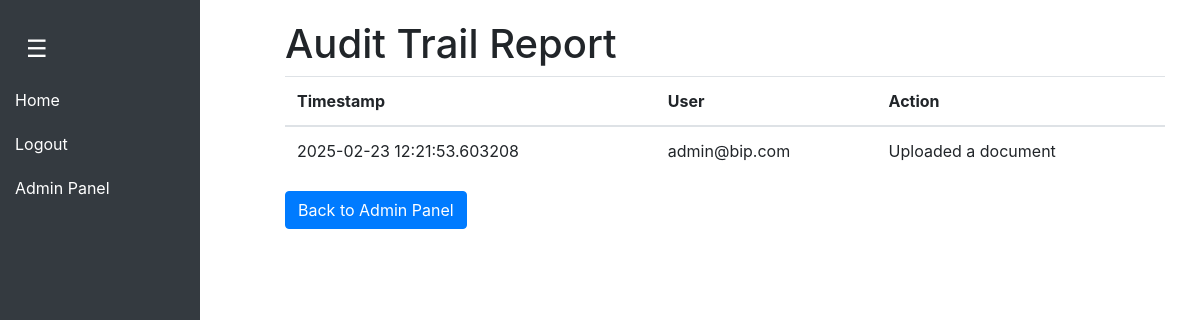
Screenshot of /admin/audit-report (signed in) with the database file from the repository.
### Website/models.py (models this page shows)
class AuditTrail(db.Model):
    id = db.Column(db.Integer, primary_key=True)
    timestamp = db.Column(db.DateTime, default=datetime.utcnow)
    user_email = db.Column(db.String(150))
    action = db.Column(db.String(500))

### Website/views.py (the view)
@views.route('/admin/audit-report')
@login_required
def audit_report():
    if not current_user.is_admin:
        flash("Access denied!", "error")
        return redirect(url_for('views.home'))
    logs = AuditTrail.query.order_by(AuditTrail.timestamp.desc()).all()
    return render_template('audit_report.html', audit_logs=logs, user=current_user)

### Website/templates/audit_report.html (shortened to what this page needs)
{% extends "base.html" %}
{% block content %}
    <h1>Audit Trail Report</h1>
    <table class="table">
        <thead>
            <tr>
                <th>Timestamp</th>
                <th>User</th>
                <th>Action</th>
            </tr>
        </thead>
        <tbody>
            {% for log in audit_logs %}
            <tr>
                <td>{{ log.timestamp }}</td>
                <td>{{ log.user_email }}</td>
                <td>{{ log.action }}</td>
            </tr>
            {% endfor %}
        </tbody>
    </table>
    <a href="{{ url_for('views.admin_panel') }}" class="btn btn-primary">Back to Admin Panel</a>
{% endblock %}

### Website/templates/base.html (style rules this page uses)
body { display: flex; min-height: 100vh; overflow-x: hidden; }

### rows the page displays
AuditTrail: timestamp "2025-02-23 12:21:53.603208", user_email "admin@bip.com", action "Uploaded a document"
